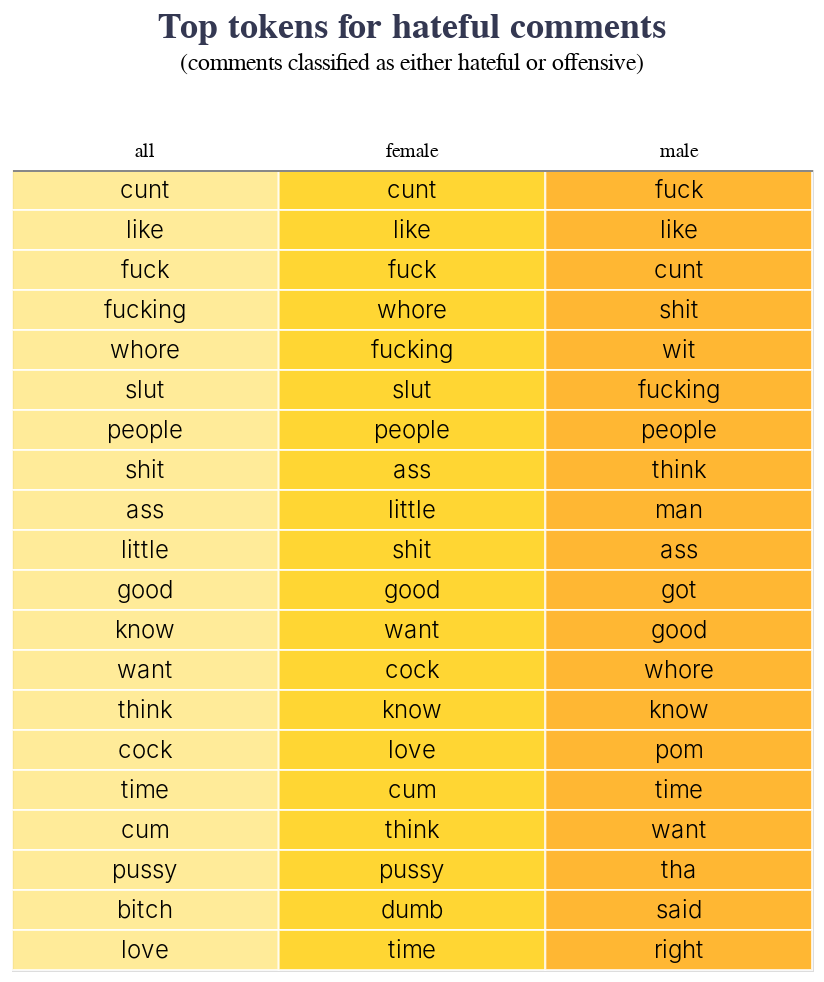

The code cell stored with this chart in its notebook:
### Markdown cell above
</p><font face ='Nunito SemiBold' color=#FFCC00 size=5>
What are hateful and offensive comments about?
</font></p>

<p><font face='Nunito'>
The comments overwhelmingly relate to sexual activity and physicality. To find the meaningful words that most frequently appeared in comments, we removed common words from the hateful and offensive comments then counted the remaining words. The most common word, which appears 96,307 times, is <i>c*nt</i>.  This is also the most common word for the comments with female identifiers, appearing 67,538 times. The fourth most common word for female comments is whore, appearing 12,488 times. The most common word in the comments with male identifiers is <i>f*ck</i>, which appears 199 times. An important distinction between these words is that f*ck is most often used to refer to an action while <i>c*nt</i> and <i>wh*re</i> describe a person. The most common terms in the foul-language comments include derogatory depictions of females, but not males. The reference corpus has the same most frequent words for both males and females, which further shows how differently males and females are reflected in the foul-language corpus.
</font></p>

### Code cell
top_hate

### Figure 1 — Vega-Lite specification as saved in the notebook (floating-point values rounded to 4 significant figures)
{"config": {"view": {"continuousWidth": 400, "continuousHeight": 300}, "legend": {"cornerRadius": 10, "labelFont": "Nunito", "padding": 10, "titleFont": "Nunito Light"}, "title": {"anchor": "middle", "color": "#343852", "dy": -15, "font": "Nunito", "fontSize": 18}}, "layer": [{"mark": {"type": "rect", "opacity": 0.8, "stroke": "white"}, "encoding": {"color": {"field": "gender", "legend": null, "scale": {"range": ["#FFE680", "#FFCC00", "#ffa500"]}, "type": "nominal"}, "x": {"axis": {"labelAngle": 0, "labelFont": "Nunito", "labelPadding": 5, "orient": "top", "ticks": false}, "field": "gender", "title": null, "type": "nominal"}, "y": {"axis": null, "field": "rank", "title": null, "type": "ordinal"}}, "width": 400}, {"mark": {"type": "text", "font": "Nunito", "fontSize": 12, "fontWeight": 300}, "encoding": {"color": {"value": "black"}, "text": {"field": "token", "type": "nominal"}, "tooltip": [{"field": "freq", "title": "frequency", "type": "quantitative"}], "x": {"axis": {"labelAngle": 0, "labelFont": "Nunito", "labelPadding": 5, "orient": "top", "ticks": false}, "field": "gender", "title": null, "type": "nominal"}, "y": {"axis": null, "field": "rank", "title": null, "type": "ordinal"}}, "width": 400}], "data": {"name": "data-45481c90744b63c203d462de96dd7004"}, "title": {"text": "Top tokens for hateful comments", "subtitle": ["(comments classified as either hateful or offensive)", " "], "subtitleFontSize": 12}, "$schema": "https://vega.github.io/schema/vega-lite/v4.17.0.json", "datasets": {"data-45481c90744b63c203d462de96dd7004": [{"gender": "all", "token": "cunt", "freq": 96307, "rank": 0}, {"gender": "all", "token": "like", "freq": 29767, "rank": 1}, {"gender": "all", "token": "fuck", "freq": 23578, "rank": 2}, {"gender": "all", "token": "fucking", "freq": 19610, "rank": 3}, {"gender": "all", "token": "whore", "freq": 18587, "rank": 4}, {"gender": "all", "token": "slut", "freq": 15472, "rank": 5}, {"gender": "all", "token": "people", "freq": 12564, "rank": 6}, {"gender": "all", "token": "shit", "freq": 11632, "rank": 7}, {"gender": "all", "token": "ass", "freq": 9941, "rank": 8}, {"gender": "all", "token": "little", "freq": 8752, "rank": 9}, {"gender": "all", "token": "good", "freq": 8505, "rank": 10}, {"gender": "all", "token": "know", "freq": 8437, "rank": 11}, {"gender": "all", "token": "want", "freq": 8105, "rank": 12}, {"gender": "all", "token": "think", "freq": 7294, "rank": 13}, {"gender": "all", "token": "cock", "freq": 7170, "rank": 14}, {"gender": "all", "token": "time", "freq": 6745, "rank": 15}, {"gender": "all", "token": "cum", "freq": 6673, "rank": 16}, {"gender": "all", "token": "pussy", "freq": 6194, "rank": 17}, {"gender": "all", "token": "bitch", "freq": 6186, "rank": 18}, {"gender": "all", "token": "love", "freq": 5862, "rank": 19}, {"gender": "female", "token": "cunt", "freq": 67051, "rank": 0}, {"gender": "female", "token": "like", "freq": 15556, "rank": 1}, {"gender": "female", "token": "fuck", "freq": 13655, "rank": 2}, {"gender": "female", "token": "whore", "freq": 12391, "rank": 3}, {"gender": "female", "token": "fucking", "freq": 10744, "rank": 4}, {"gender": "female", "token": "slut", "freq": 10322, "rank": 5}, {"gender": "female", "token": "people", "freq": 6369, "rank": 6}, {"gender": "female", "token": "ass", "freq": 5897, "rank": 7}, {"gender": "female", "token": "little", "freq": 5435, "rank": 8}, {"gender": "female", "token": "shit", "freq": 5183, "rank": 9}, {"gender": "female", "token": "good", "freq": 4815, "rank": 10}, {"gender": "female", "token": "want", "freq": 4344, "rank": 11}, {"gender": "female", "token": "cock", "freq": 4018, "rank": 12}, {"gender": "female", "token": "know", "freq": 3935, "rank": 13}, {"gender": "female", "token": "love", "freq": 3592, "rank": 14}, {"gender": "female", "token": "cum", "freq": 3545, "rank": 15}, {"gender": "female", "token": "think", "freq": 3413, "rank": 16}, {"gender": "female", "token": "pussy", "freq": 3372, "rank": 17}, {"gender": "female", "token": "dumb", "freq": 3170, "rank": 18}, {"gender": "female", "token": "time", "freq": 3053, "rank": 19}, {"gender": "male", "token": "fuck", "freq": 240, "rank": 0}, {"gender": "male", "token": "like", "freq": 219, "rank": 1}, {"gender": "male", "token": "cunt", "freq": 160, "rank": 2}, {"gender": "male", "token": "shit", "freq": 159, "rank": 3}, {"gender": "male", "token": "wit", "freq": 135, "rank": 4}, {"gender": "male", "token": "fucking", "freq": 108, "rank": 5}, {"gender": "male", "token": "people", "freq": 83, "rank": 6}, {"gender": "male", "token": "think", "freq": 75, "rank": 7}, {"gender": "male", "token": "man", "freq": 73, "rank": 8}, {"gender": "male", "token": "ass", "freq": 61, "rank": 9}, {"gender": "male", "token": "got", "freq": 59, "rank": 10}, {"gender": "male", "token": "good", "freq": 54, "rank": 11}, {"gender": "male", "token": "whore", "freq": 53, "rank": 12}, {"gender": "male", "token": "know", "freq": 52, "rank": 13}, {"gender": "male", "token": "pom", "freq": 52, "rank": 14}, {"gender": "male", "token": "time", "freq": 46, "rank": 15}, {"gender": "male", "token": "want", "freq": 46, "rank": 16}, {"gender": "male", "token": "tha", "freq": 45, "rank": 17}, {"gender": "male", "token": "said", "freq": 40, "rank": 18}, {"gender": "male", "token": "right", "freq": 40, "rank": 19}]}}
